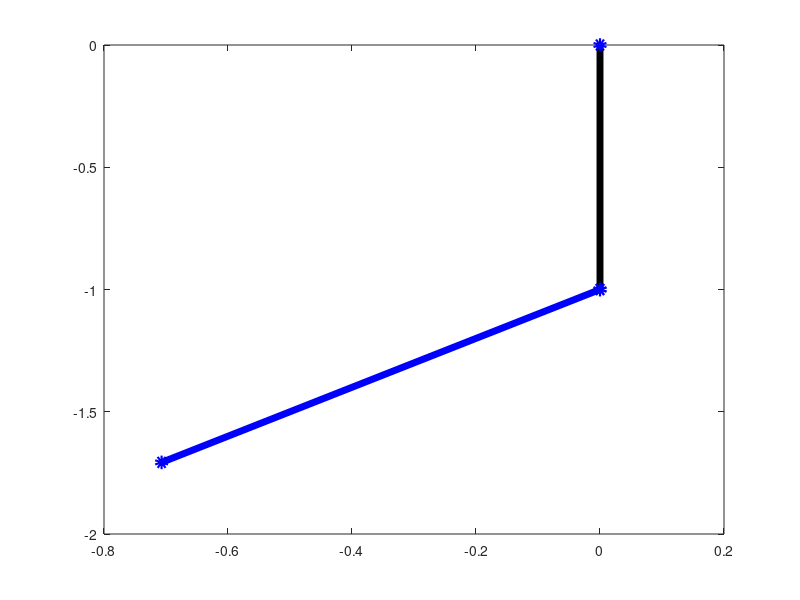

MATLAB code to generate this figure: (Note: this script raises an error after producing the figure.)
clear all;
clc;
%% 2D foward kinematics
q = [-pi/2  -pi/4  0    pi/4  pi/2;
     -pi/4  -pi/6  pi/4  pi/3   pi/2];

% all the endtips are on the X axis: q2 = -2*q2
% q = [80/180*pi   70/180*pi   60/180*pi  50/180*pi  30/180*pi;
%      -160/180*pi -140/180*pi -120/180*pi -100/180*pi -60/180*pi];
for j=1:1:5
    q1 = q(1,j);
    q2 = q(2,j);

    x1 = cos(q1);
    y1 = sin(q1);
    X1 = [x1;y1];

    x2 = cos(q1)+cos(q1+q2);
    y2 = sin(q1)+sin(q1+q2);
    X2 = [x2;y2];

    %% Jacobian 
    J = [-sin(q1)-sin(q1+q2) -sin(q1+q2);
         cos(q1)+cos(q1+q2) cos(q1+q2)];
 
    %% plot
    plot([0 x1],[0 y1],'color','black','Linewidth',5,'Marker','o',...
                   'MarkerSize',5,...
                   'MarkerEdgeColor','b',...
                   'MarkerFaceColor',[0.1,0.1,0.1]);
    hold on;
    plot([x1 x2],[y1 y2],'color','blue','Linewidth',5,'Marker','o',...
                    'MarkerSize',5,...
                    'MarkerEdgeColor','b',...
                    'MarkerFaceColor',[0.1,0.1,0.1]);
                
    draw_vel_ellip(X2,J);
    draw_force_ellip(X2,J);
    axis equal;
    legend('Link 2','Link 3','Velocity Ellipsoid','Force Ellipsoid','Fontname','Times New Roman');
    xlabel('X/m');
    ylabel('Z/m');
    grid on;
    hold on;
    
    pause(0.1);
end